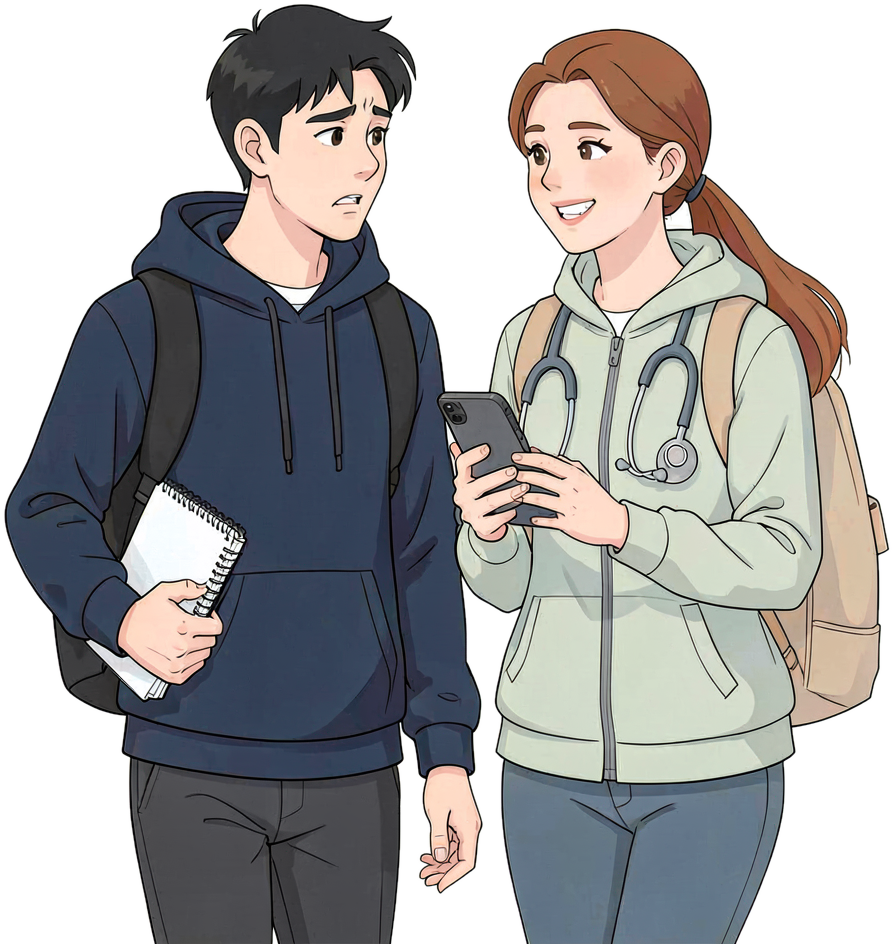
#> input picture video/art/walker-pair.png, 894 x 944 px; its folder holds only this picture in this run
$ python cutout.py walker-pair.png walker-pair.png
#> lines starting #> are read from the running program, lines starting #| are printed output that depends on the picture; after the words box and inside, x2 and y2 are one past the last pixel; in counts of white or black regions, pixels touching at a corner belong together
"""Cuts the two students out of a white-background FLUX image into separate transparent layers.

    python3 video/art/cutout.py video/art/out/walkers.png video/art/walker

Writes <prefix>-left.png and <prefix>-right.png (RGBA, cropped) and <prefix>.json (their boxes);
when the figures touch (or with --pair), a single <prefix>-pair.png instead. The background is removed by a
flood fill from the image border over near-white pixels, so white details inside the figures
(eyes, paper, a collar) stay opaque. Small islands (a stray plant, specks) are dropped, and the
pair is split at the emptiest column between them.
"""
import json
import sys
from collections import deque

import numpy as np
from PIL import Image, ImageFilter

src, prefix = sys.argv[1], sys.argv[2]  # optional third argument: --pair
im = Image.open(src).convert('RGB')
a = np.asarray(im).astype(np.int16)
h, w, _ = a.shape
#> h = 944; w = 894

# 1. Background = near-white pixels connected to the border.
white = (a.min(axis=2) > 226) & (a.max(axis=2) - a.min(axis=2) < 22)
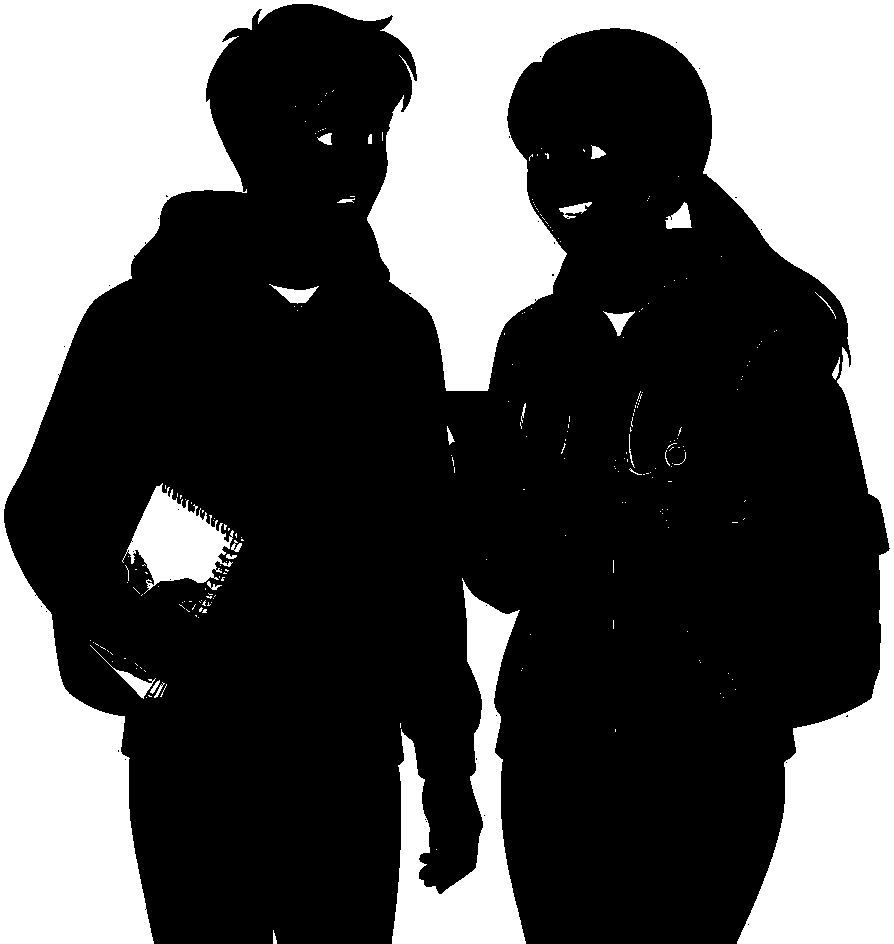
#> white: shape (944, 894) bool; 33.3% white; 230 white regions (205 under 20 px), largest, box (x1, y1, x2, y2) and area: (0, 0, 894, 944) 252569, (392, 578, 526, 944) 18544, (122, 483, 234, 594) 6184
bg = np.zeros((h, w), bool)
q = deque()
for x in range(w):
    for y in (0, h - 1):
        if white[y, x] and not bg[y, x]:
            bg[y, x] = True
            q.append((y, x))
#> bg: shape (944, 894) bool; 0.16% white in thin lines or dots
for y in range(h):
    for x in (0, w - 1):
        if white[y, x] and not bg[y, x]:
            bg[y, x] = True
            q.append((y, x))
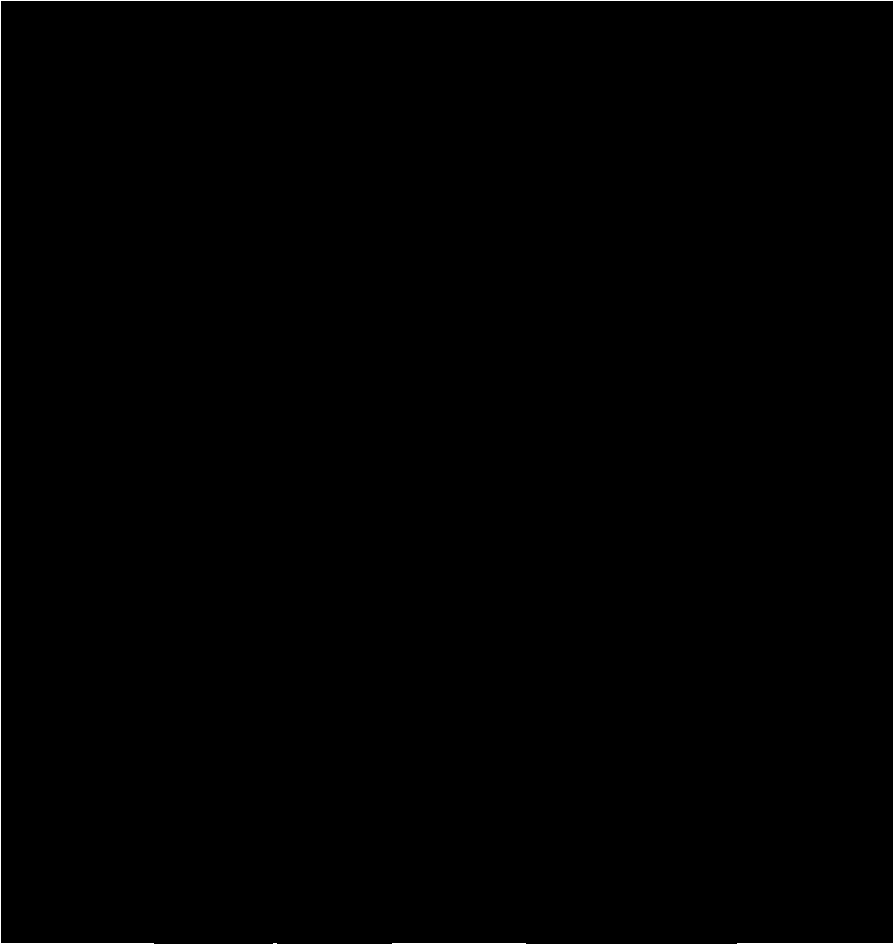
#> bg: shape (944, 894) bool; 0.38% white in thin lines or dots
while q:
    y, x = q.popleft()
    for dy, dx in ((1, 0), (-1, 0), (0, 1), (0, -1)):
        ny, nx = y + dy, x + dx
        if 0 <= ny < h and 0 <= nx < w and white[ny, nx] and not bg[ny, nx]:
            bg[ny, nx] = True
            q.append((ny, nx))
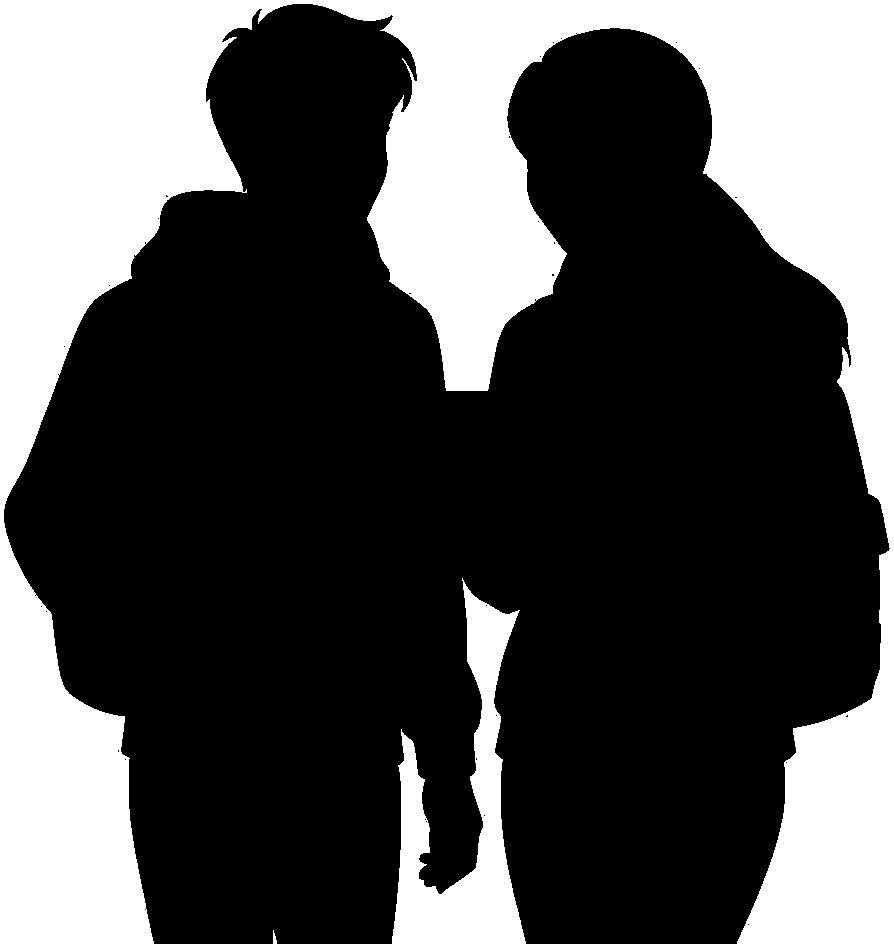
#> bg: shape (944, 894) bool; 32.1% white; 3 white regions, box (x1, y1, x2, y2) and area: (0, 0, 894, 944) 252564, (392, 578, 526, 944) 18544, (273, 930, 277, 944) 37
fg = ~bg

# 2. Keep only the large connected figures.
labels = np.zeros((h, w), np.int32)
sizes = []
n = 0
for y0 in range(h):
    for x0 in range(w):
        if fg[y0, x0] and not labels[y0, x0]:
            n += 1
            labels[y0, x0] = n
            q.append((y0, x0))
            count = 0
            while q:
                y, x = q.popleft()
                count += 1
                for dy, dx in ((1, 0), (-1, 0), (0, 1), (0, -1)):
                    ny, nx = y + dy, x + dx
                    if 0 <= ny < h and 0 <= nx < w and fg[ny, nx] and not labels[ny, nx]:
                        labels[ny, nx] = n
                        q.append((ny, nx))
            sizes.append(count)
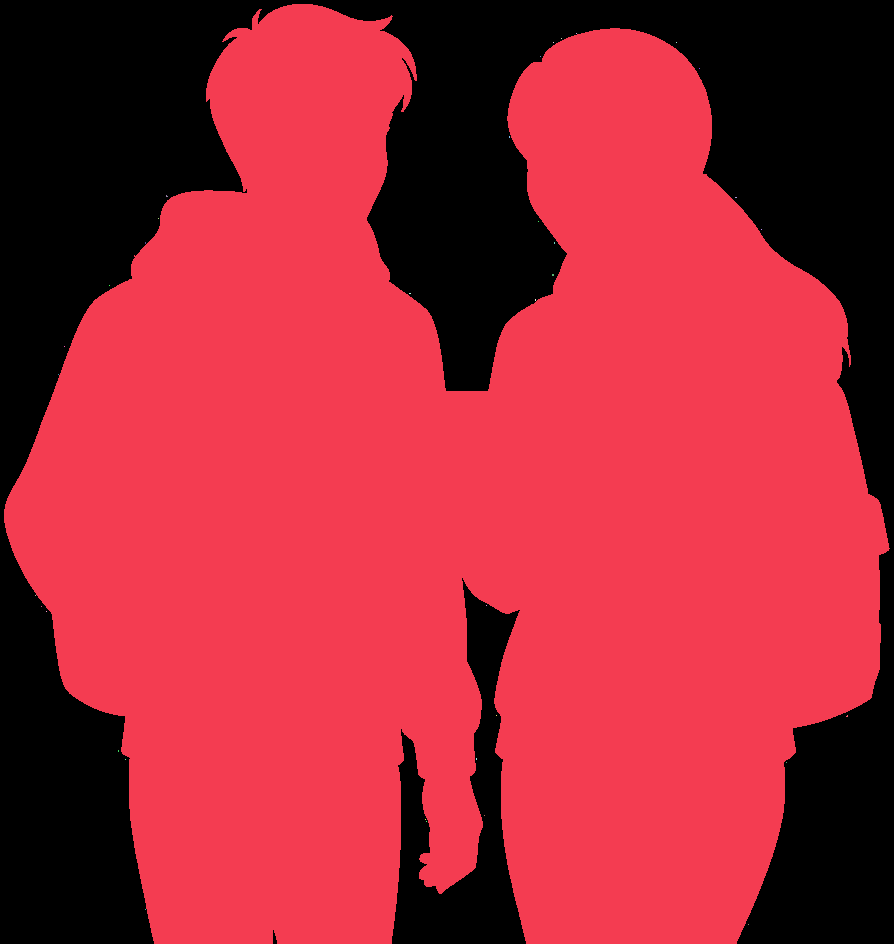
#> labels: shape (944, 894) int32; 37 distinct labels, from 0 to 36; one colour per label, 0 black
#> after the loop, n = 36
order = np.argsort(sizes)[::-1]
keep = [i + 1 for i in order[:2] if sizes[i] > 0.02 * h * w]
#> keep = [1]
fg = np.isin(labels, keep)

# 3. Soft edge.
alpha = Image.fromarray((fg * 255).astype(np.uint8)).filter(ImageFilter.GaussianBlur(0.8))
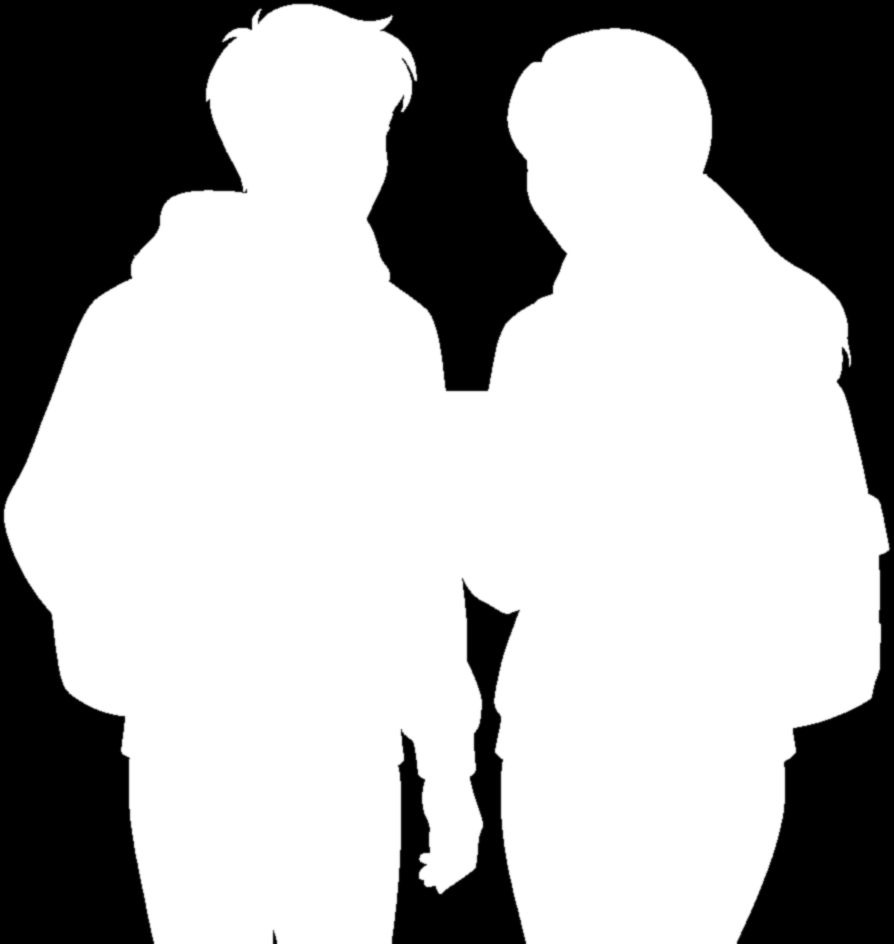
#> alpha: PIL image 894x944 L; min 0, max 255, mean 173.1
rgba = im.copy()
rgba.putalpha(alpha)
#> rgba is the input picture: PIL image 894x944 RGBA; mean R, G, B, A 167.1, 166.1, 166, 173.1

# 4. Split: one layer per figure when they are separate; a single "pair" layer when they touch.
meta = {'size': [w, h]}
#> meta = {'size': [894, 944]}
if len(keep) == 1 or '--pair' in sys.argv:
    ys, xs = np.nonzero(fg)
#> fg: shape (944, 894) bool; 67.9% white; 3 black regions, box (x1, y1, x2, y2) and area: (0, 0, 894, 944) 252607, (392, 578, 526, 944) 18551, (273, 930, 277, 944) 37
    box = (max(0, xs.min() - 4), max(0, ys.min() - 4), min(w, xs.max() + 5), min(h, ys.max() + 5))
#> box = (0, 0, 894, 944)
    rgba.crop(box).save(f'{prefix}-pair.png')
    meta['pair'] = [int(v) for v in box]
    with open(f'{prefix}.json', 'w') as f:
        json.dump(meta, f)
    print('pair', box)
#| pair (0, 0, 894, 944)
    sys.exit(0)
#> (the program exits here)
